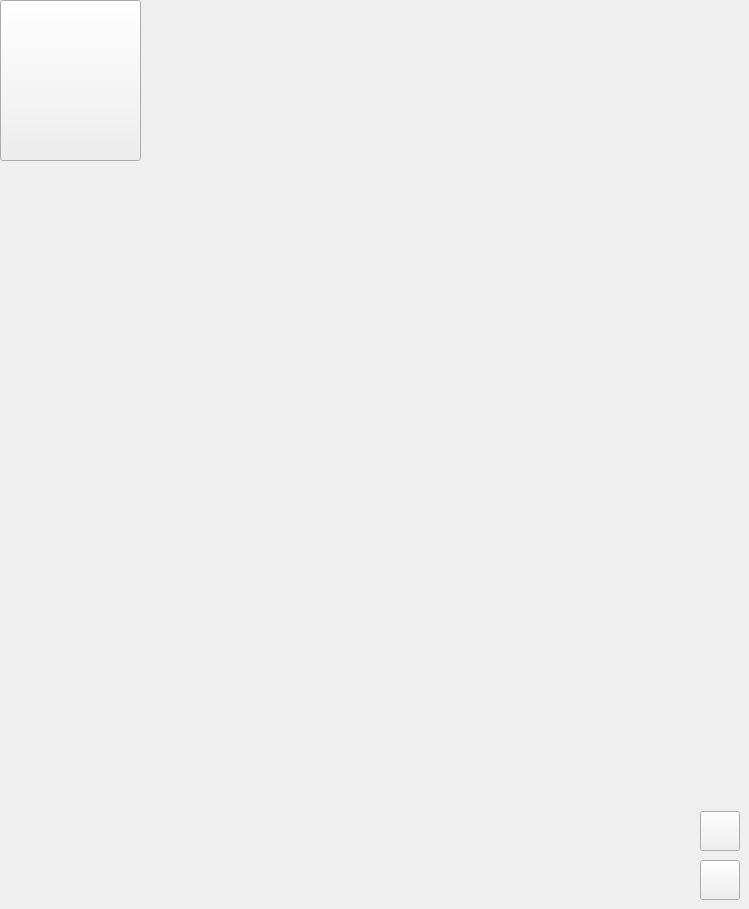
         <widget class="QWidget" name="Suburb_Tavern_Road">
          <property name="styleSheet">
           <string notr="true">border-image: url(:/map_places/places/subburb_tavern_roof.png);</string>
          </property>
          <widget class="QPushButton" name="Btn_Back_suburb">
           <property name="geometry">
            <rect>
             <x>0</x>
             <y>0</y>
             <width>141</width>
             <height>161</height>
            </rect>
           </property>
           <property name="minimumSize">
            <size>
             <width>141</width>
             <height>161</height>
            </size>
           </property>
           <property name="maximumSize">
            <size>
             <width>141</width>
             <height>161</height>
            </size>
           </property>
           <property name="cursor">
            <cursorShape>PointingHandCursor</cursorShape>
           </property>
           <property name="styleSheet">
            <string notr="true">border-image: url(:/symbols/symbols/Fancy_Scroll_Text_BACK.png);</string>
           </property>
           <property name="text">
            <string/>
           </property>
          </widget>
          <widget class="QPushButton" name="pushButton_12">
           <property name="geometry">
            <rect>
             <x>700</x>
             <y>860</y>
             <width>40</width>
             <height>40</height>
            </rect>
           </property>
           <property name="minimumSize">
            <size>
             <width>40</width>
             <height>40</height>
            </size>
           </property>
           <property name="maximumSize">
            <size>
             <width>40</width>
             <height>40</height>
            </size>
           </property>
           <property name="cursor">
            <cursorShape>PointingHandCursor</cursorShape>
           </property>
           <property name="styleSheet">
            <string notr="true">border-image: url(:/symbols/symbols/buttons_normal_3.png);</string>
           </property>
           <property name="text">
            <string/>
           </property>
           <property name="icon">
            <iconset resource="full_project/qrc_files/resources.qrc">
             <normaloff>:/symbols/symbols/icons8-пауза-100.png</normaloff>:/symbols/symbols/icons8-пауза-100.png</iconset>
           </property>
           <property name="iconSize">
            <size>
             <width>30</width>
             <height>30</height>
            </size>
           </property>
           <property name="checkable">
            <bool>false</bool>
           </property>
          </widget>
          <widget class="QPushButton" name="pushButton_17">
           <property name="geometry">
            <rect>
             <x>700</x>
             <y>811</y>
             <width>40</width>
             <height>40</height>
            </rect>
           </property>
           <property name="minimumSize">
            <size>
             <width>40</width>
             <height>40</height>
            </size>
           </property>
           <property name="maximumSize">
            <size>
             <width>40</width>
             <height>40</height>
            </size>
           </property>
           <property name="cursor">
            <cursorShape>PointingHandCursor</cursorShape>
           </property>
           <property name="styleSheet">
            <string notr="true">border-image: url(:/symbols/symbols/buttons_normal_3.png);
</string>
           </property>
           <property name="icon">
            <iconset resource="full_project/qrc_files/resources.qrc">
             <normaloff>:/symbols/symbols/icons8-воспроизведение-100.png</normaloff>:/symbols/symbols/icons8-воспроизведение-100.png</iconset>
           </property>
           <property name="iconSize">
            <size>
             <width>30</width>
             <height>30</height>
            </size>
           </property>
           <property name="checkable">
            <bool>false</bool>
           </property>
          </widget>
         </widget>
